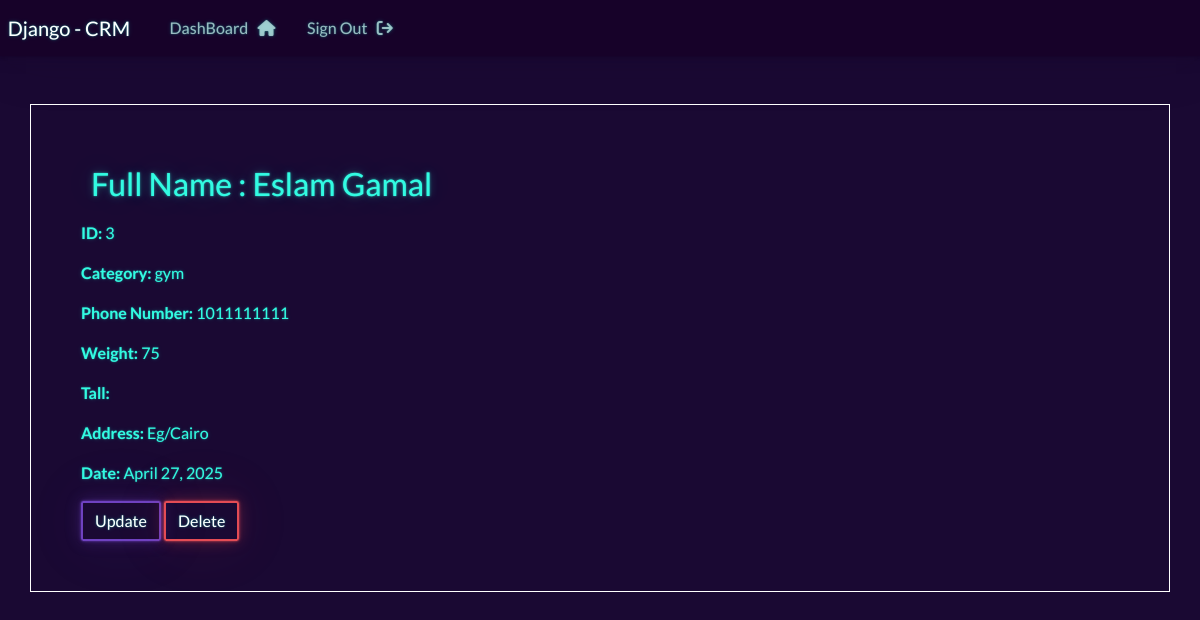
The page /view/3/ (signed in) on the database its author committed.
### webapp/models.py (models this page shows, shortened)
class Record(models.Model):
    category = models.ForeignKey(Category , on_delete=models.CASCADE)
    first_name = models.CharField(max_length=250)
    last_name = models.CharField(max_length=250)
    phone_number = models.IntegerField()
    tall = models.IntegerField()
    weight = models.IntegerField()
    address = models.CharField(max_length=250)
    created_at = models.DateField(auto_now_add=True)
    class Meta:
        ordering = ["-created_at"]

class Category(models.Model):
    name = models.CharField(max_length=260)
    create_at = models.DateTimeField(auto_now_add=True)
    def __str__(self):
        return self.name

### webapp/views.py (the view)
# urls.py: path('view/<int:id>/' , views.view_record , name="view_record" ),
@login_required(login_url="login")
def view_record(request , id):
    record = get_object_or_404(Record , pk=id)
    context = {
        "record":record
    }
    return render(request , "web/view_record.html" , context=context)

### templates/web/view_record.html (shortened to what this page needs)
{% extends "base.html" %}
{% block content %}
<div class="container mt-5" style="border: 1px solid white; padding: 50px;">
        <div class="card-header">
            <h2 class="text-light;"style='padding:10px'  class="mb-0">Full Name : {{ record.first_name|capfirst }} {{ record.last_name|capfirst}}</h2>
        </div>
        <div class="card-body">
            <p><strong>ID:</strong> {{ record.id }}</p>
            <p><strong>Category:</strong> {{ record.category }}</p>
            <p><strong>Phone Number:</strong> {{ record.phone_number }}</p>
            <p><strong>Weight:</strong> {{ record.weight }}</p>
            <p><strong>Tall:</strong> {{ record.Tall }}</p>
            <p><strong>Address:</strong> {{ record.address }}</p>
            <p><strong>Date:</strong> {{ record.created_at }}</p>
            <div>
                <a  class="btn btn-outline-primary" href="{% url 'update_record' record.id %}">Update</a>
                <a onclick="confirm('Are You Sure for deleting this record ? ')" class="btn btn-outline-danger" href="{% url 'delete_record' record.id %}">Delete</a>
            </div>
        </div>
    </div>
{% endblock content %}

### rows shown on the page
Record: first_name "Eslam", last_name "Gamal", id "3", category "gym", phone_number "1011111111", weight "75", address "Eg/Cairo", created_at "April 27, 2025"
